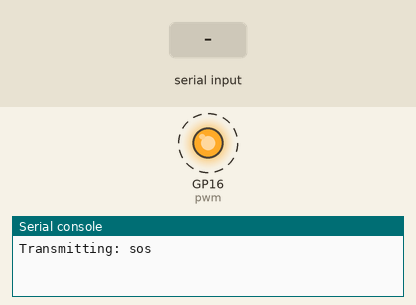
A program run on a simulated Raspberry Pi Pico running MicroPython. Parts: output pins drawn as LEDs (lit = HIGH), the last lines printed to the serial console. Dashed ring = blinking. Inputs (shaded band) come from the test bench.

Above: at 1.2 s.
1.3 s: "." typed at the serial console, then Enter
At 2.6 s:
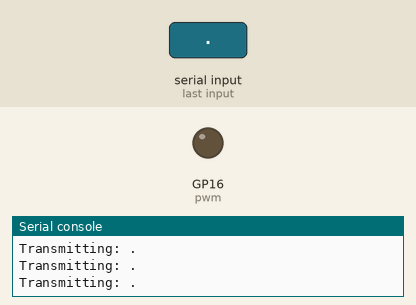
Timing chart, 0 to 4.3 s (numbered marks = the images above; inputs shaded):
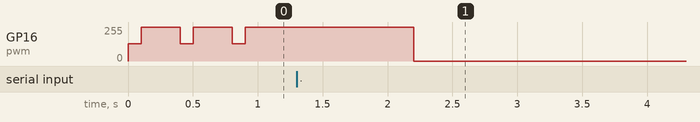

The program:

project.py
```python
from machine import Pin, PWM
from time import sleep, sleep_ms
from sys import stdin
from uselect import poll

#Morse Code Dictionary
morse_code_dict = {
    'A': '.-', 'B': '-...', 'C': '-.-.', 'D': '-..', 'E': '.',
    'F': '..-.', 'G': '--.', 'H': '....', 'I': '..', 'J': '.---',
    'K': '-.-', 'L': '.-..', 'M': '--', 'N': '-.', 'O': '---',
    'P': '.--.', 'Q': '--.-', 'R': '.-.', 'S': '...', 'T': '-',
    'U': '..-', 'V': '...-', 'W': '.--', 'X': '-..-', 'Y': '-.--',
    'Z': '--..', ' ': ' '}

pwm = PWM(Pin(16), freq = 1000, duty_u16 = 0)
poller = poll()
poller.register(stdin, 1)
current_message = 'sos'

def dot():
    pwm.duty_u16(32768)
    sleep_ms(100)
    pwm.duty_u16(65535)
    sleep_ms(300)

def dash():
    pwm.duty_u16(32768)
    sleep_ms(500)
    pwm.duty_u16(65535)
    sleep_ms(300)

def space():
    sleep_ms(1000)
    pwm.duty_u16(0)

def morse_code(message):
    for letter in message.upper():
        if poller.poll(0):
            return
        for k,v in morse_code_dict.items():
            if letter == k:
                for symbol in v:
                    if symbol == '.':
                        dot()
                    elif symbol == '-':
                        dash()
                    elif symbol == ' ':
                        space()
                space()

while 1:
    if poller.poll(0):
        current_message = stdin.readline().strip()
    print(f"Transmitting: {current_message}")
    morse_code(current_message)
```
